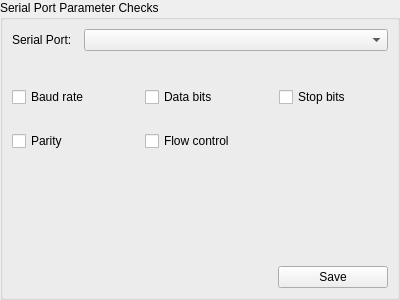
<?xml version="1.0" encoding="UTF-8"?>
<ui version="4.0">
 <class>PGChecks</class>
 <widget class="QWidget" name="PGChecks">
  <property name="geometry">
   <rect>
    <x>0</x>
    <y>0</y>
    <width>400</width>
    <height>300</height>
   </rect>
  </property>
  <property name="windowTitle">
   <string>Form</string>
  </property>
  <layout class="QVBoxLayout" name="verticalLayout">
   <property name="spacing">
    <number>0</number>
   </property>
   <property name="leftMargin">
    <number>0</number>
   </property>
   <property name="topMargin">
    <number>0</number>
   </property>
   <property name="rightMargin">
    <number>0</number>
   </property>
   <property name="bottomMargin">
    <number>0</number>
   </property>
   <item>
    <widget class="QGroupBox" name="groupBox">
     <property name="title">
      <string>Serial Port Parameter Checks</string>
     </property>
     <layout class="QGridLayout" name="gridLayout_2">
      <property name="spacing">
       <number>12</number>
      </property>
      <item row="0" column="0">
       <widget class="QWidget" name="widget_3" native="true">
        <property name="sizePolicy">
         <sizepolicy hsizetype="Expanding" vsizetype="Preferred">
          <horstretch>0</horstretch>
          <verstretch>0</verstretch>
         </sizepolicy>
        </property>
        <layout class="QHBoxLayout" name="horizontalLayout_2">
         <property name="spacing">
          <number>12</number>
         </property>
         <property name="leftMargin">
          <number>0</number>
         </property>
         <property name="topMargin">
          <number>0</number>
         </property>
         <property name="rightMargin">
          <number>0</number>
         </property>
         <property name="bottomMargin">
          <number>24</number>
         </property>
         <item>
          <widget class="QLabel" name="label">
           <property name="sizePolicy">
            <sizepolicy hsizetype="Minimum" vsizetype="Preferred">
             <horstretch>0</horstretch>
             <verstretch>0</verstretch>
            </sizepolicy>
           </property>
           <property name="text">
            <string>Serial Port:</string>
           </property>
           <property name="buddy">
            <cstring>cbPorts</cstring>
           </property>
          </widget>
         </item>
         <item>
          <widget class="QComboBox" name="cbPorts">
           <property name="sizePolicy">
            <sizepolicy hsizetype="Expanding" vsizetype="Fixed">
             <horstretch>0</horstretch>
             <verstretch>0</verstretch>
            </sizepolicy>
           </property>
           <property name="mouseTracking">
            <bool>true</bool>
           </property>
           <property name="tabletTracking">
            <bool>true</bool>
           </property>
          </widget>
         </item>
        </layout>
       </widget>
      </item>
      <item row="1" column="0">
       <widget class="QWidget" name="pnlOptions" native="true">
        <layout class="QGridLayout" name="gridLayout">
         <property name="leftMargin">
          <number>0</number>
         </property>
         <property name="topMargin">
          <number>0</number>
         </property>
         <property name="rightMargin">
          <number>0</number>
         </property>
         <property name="bottomMargin">
          <number>0</number>
         </property>
         <property name="spacing">
          <number>24</number>
         </property>
         <item row="0" column="0">
          <widget class="QCheckBox" name="cbxBaudRate">
           <property name="mouseTracking">
            <bool>true</bool>
           </property>
           <property name="tabletTracking">
            <bool>true</bool>
           </property>
           <property name="text">
            <string>Baud rate</string>
           </property>
          </widget>
         </item>
         <item row="0" column="1">
          <widget class="QCheckBox" name="cbxDataBits">
           <property name="mouseTracking">
            <bool>true</bool>
           </property>
           <property name="tabletTracking">
            <bool>true</bool>
           </property>
           <property name="text">
            <string>Data bits</string>
           </property>
          </widget>
         </item>
         <item row="0" column="2">
          <widget class="QCheckBox" name="cbxStopBits">
           <property name="mouseTracking">
            <bool>true</bool>
           </property>
           <property name="tabletTracking">
            <bool>true</bool>
           </property>
           <property name="text">
            <string>Stop bits</string>
           </property>
          </widget>
         </item>
         <item row="1" column="0">
          <widget class="QCheckBox" name="cbxParity">
           <property name="mouseTracking">
            <bool>true</bool>
           </property>
           <property name="tabletTracking">
            <bool>true</bool>
           </property>
           <property name="text">
            <string>Parity</string>
           </property>
          </widget>
         </item>
         <item row="1" column="1">
          <widget class="QCheckBox" name="cbxFlowCtrl">
           <property name="mouseTracking">
            <bool>true</bool>
           </property>
           <property name="tabletTracking">
            <bool>true</bool>
           </property>
           <property name="text">
            <string>Flow control</string>
           </property>
          </widget>
         </item>
        </layout>
       </widget>
      </item>
      <item row="2" column="0">
       <spacer name="verticalSpacer">
        <property name="orientation">
         <enum>Qt::Orientation::Vertical</enum>
        </property>
        <property name="sizeHint" stdset="0">
         <size>
          <width>20</width>
          <height>119</height>
         </size>
        </property>
       </spacer>
      </item>
      <item row="3" column="0">
       <widget class="QWidget" name="widget" native="true">
        <layout class="QHBoxLayout" name="horizontalLayout">
         <property name="spacing">
          <number>24</number>
         </property>
         <property name="leftMargin">
          <number>0</number>
         </property>
         <property name="topMargin">
          <number>0</number>
         </property>
         <property name="rightMargin">
          <number>0</number>
         </property>
         <property name="bottomMargin">
          <number>0</number>
         </property>
         <item>
          <spacer name="horizontalSpacer">
           <property name="orientation">
            <enum>Qt::Orientation::Horizontal</enum>
           </property>
           <property name="sizeHint" stdset="0">
            <size>
             <width>229</width>
             <height>20</height>
            </size>
           </property>
          </spacer>
         </item>
         <item>
          <widget class="QPushButton" name="btnUpdate">
           <property name="minimumSize">
            <size>
             <width>110</width>
             <height>0</height>
            </size>
           </property>
           <property name="mouseTracking">
            <bool>true</bool>
           </property>
           <property name="tabletTracking">
            <bool>true</bool>
           </property>
           <property name="text">
            <string>Save</string>
           </property>
          </widget>
         </item>
        </layout>
       </widget>
      </item>
     </layout>
    </widget>
   </item>
  </layout>
 </widget>
 <tabstops>
  <tabstop>cbPorts</tabstop>
  <tabstop>cbxBaudRate</tabstop>
  <tabstop>cbxParity</tabstop>
  <tabstop>cbxDataBits</tabstop>
  <tabstop>cbxFlowCtrl</tabstop>
  <tabstop>cbxStopBits</tabstop>
  <tabstop>btnUpdate</tabstop>
 </tabstops>
 <resources/>
 <connections/>
</ui>
